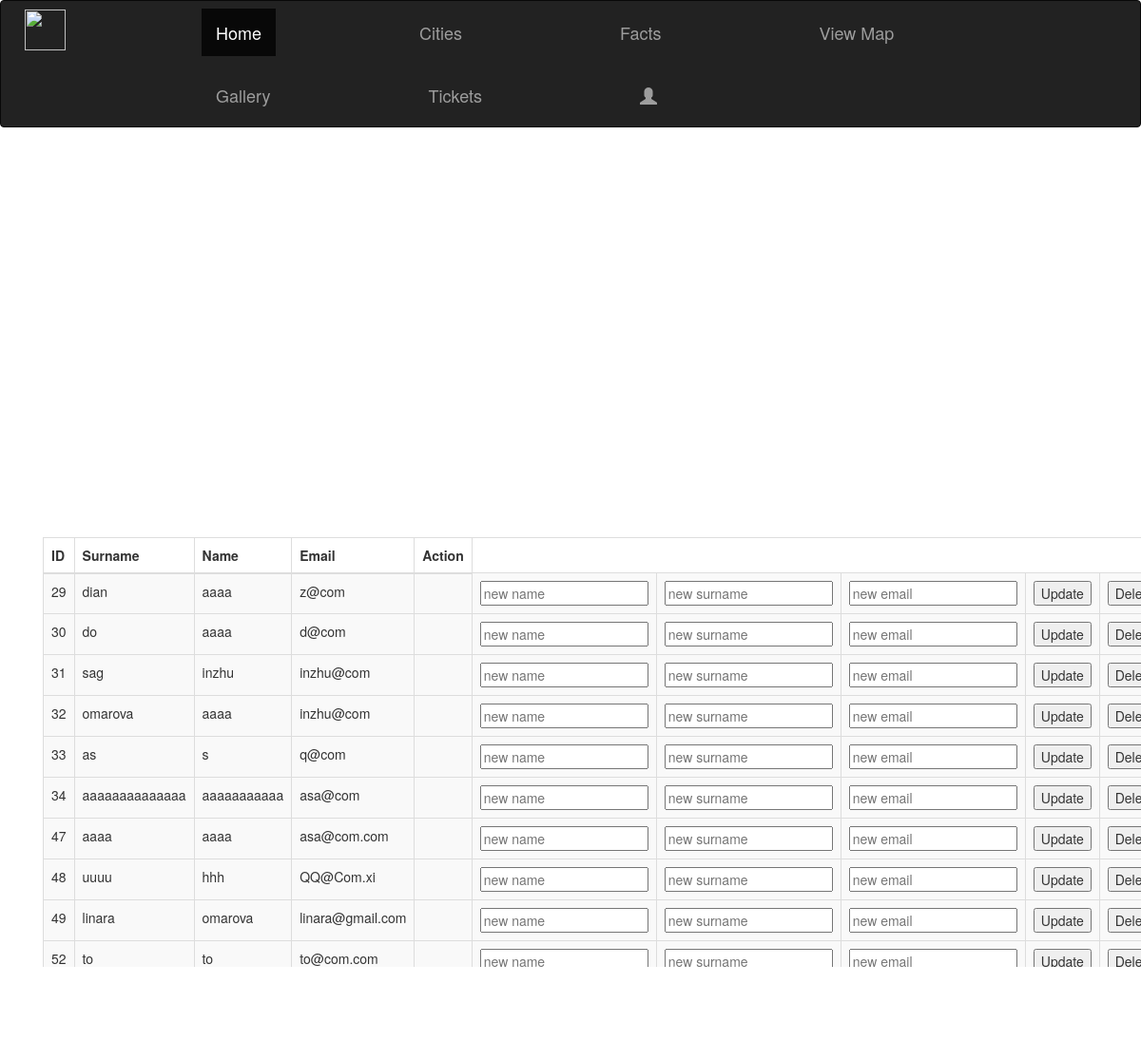
Screenshot of /viewers.php with the database file from the repository.
### tables this page shows
CREATE TABLE `users` (
  `id` int(11) NOT NULL,
  `surname` varchar(250) NOT NULL,
  `name` varchar(250) NOT NULL,
  `email` varchar(250) NOT NULL,
  `password` varchar(250) NOT NULL,
  `status` int(11) NOT NULL
);

### viewers.php (the view, shortened to what this page needs)
<!DOCTYPE html>
<html>
  <head>
    <link rel="stylesheet" type="text/css" href="style.css">
    <link rel="stylesheet" type="text/css" href="styleviewers.css">
    <link href="css/bootstrap.min.css" rel="stylesheet">
</head>
<body>
  <?php
  include ('navbar1.php');
  ?>
<div class="main">
  <div class="section">
    <div class="container">
      <div class="row">
        <div class="col-md-3">
        </div>
    </div>
    <!DOCTYPE html>
    <html lang="en">
    <head>
        <link   href="css/bootstrap.min.css" rel="stylesheet">
    </head>
    <body>
        <div class="container">
    				<table class="table table-striped table-bordered">
    		              <thead>
    		                <tr>
    		                  <th>ID</th>
                          <th>Surname</th>
    		                  <th>Name</th>
    		                  <th>Email</th>
    		                  <th>Action</th>
    		                </tr>
    		              </thead>
    		              <tbody>
                 <?php
                 $servername = "localhost";
                 $username = "root";
                 $password = "123";
                 $dbname = "coment";
                 $conn = new mysqli($servername, $username, $password, $dbname);
                 $sql = "SELECT * FROM users";
                 $result = $conn->query($sql);
                 if ($result->num_rows > 0) {
                    while($row = $result->fetch_assoc()) {
                      echo "<form action=viewers.php method=post>";
                      echo "<tr>";
                      echo  "<td>".$row['id']."</td>";
                      echo "<br>";
                      echo  "<td>".$row['surname']."</td>";
                      echo "<br>";
                      echo "<td>".$row["name"]."</td>";
                      echo "<td>".$row["email"]."</td>";
                    	echo "<td>" . "<input type=hidden name=hidden value=" . $row['id'] . " </td>";
                      echo "<td>" . "<input type=text name=name placeholder='new name' </td>";
				              echo "<td>" . "<input type=text name=surname placeholder='new surname'</td>";
			                echo "<td>" . "<input type=text name=email placeholder='new email' </td>";
                      echo "<td>" . "<input type=submit name=update value=Update id=button" . " </td>";
                      echo "<td>" . "<input type=submit name=delete value=Delete id=button" . " </td>";
                      echo "<tr>";
                    }
                 }
                 ?>
    				      </tbody>
    	            </table>
        </div>
      </div>
        </div>
      </body>
    </html>

### navbar1.php (shortened to what this page needs)
<!DOCTYPE html>
<html>
  <head>
    <link href="css/bootstrap.min.css" rel="stylesheet">
    <link href="style.css" rel="stylesheet">
</head>
<body>
<nav class="navbar navbar-inverse">
  <div class="container-fluid">
    <div class="navbar-header">
      <div class="navbar-brand" href="#"><img src="10.png" id="logo"></div>
    </div>
  <div class="collapse navbar-collapse" id="bs-example-navbar-collapse-1">
    <ul class="nav navbar-nav">
      <li class="active"><a href="../../kz2.php">Home</a></li>
      <li><a href="city.php">Cities</a></li>
      <li><a href="facts.php">Facts</a></li>
      <li><a href="usa.php">View Map</a></li>
      <li><a href="gallery.php">Gallery</a></li>
      <li><a href="tickets.php">Tickets</a></li>
      <li><a href="sign.php" class="glyphicon glyphicon-user" id="log"></a></li>
    </ul>
   </div>
 </div>
</nav>

### style.css (style rules this page uses)
ul li { margin-left: 120px; opacity: 1; padding: 8px; font-size: 18px; }
ul { width: 90%; }
body { background-repeat: no-repeat; background-attachment: fixed; background-position: center; background-size: 100%; margin: 0 auto; width:100%; }
.navbar-brand { margin-top: 6px; }
#logo { width: 43px; height: 43px; margin-top: -12px; margin-left: 10px; }

### styleviewers.css (style rules this page uses)
body { background-size: cover; height: 100%; background: url("field.jpg") center center fixed; }
.table { margin-top: -700px; }

### rows the page displays
users: id "29", surname "dian", name "aaaa", email "z@com"
users: id "30", surname "do", name "aaaa", email "d@com"
users: id "31", surname "sag", name "inzhu", email "inzhu@com"
users: id "32", surname "omarova", name "aaaa", email "inzhu@com"
users: id "33", surname "as", name "s", email "q@com"
users: id "34", surname "aaaaaaaaaaaaaa", name "aaaaaaaaaaa", email "asa@com"
users: id "47", surname "aaaa", name "aaaa", email "asa@com.com"
users: id "48", surname "uuuu", name "hhh", email "QQ@Com.xi"
users: id "49", surname "linara", name "omarova", email "linara@gmail.com"
users: id "52", surname "to", name "to", email "to@com.com"
